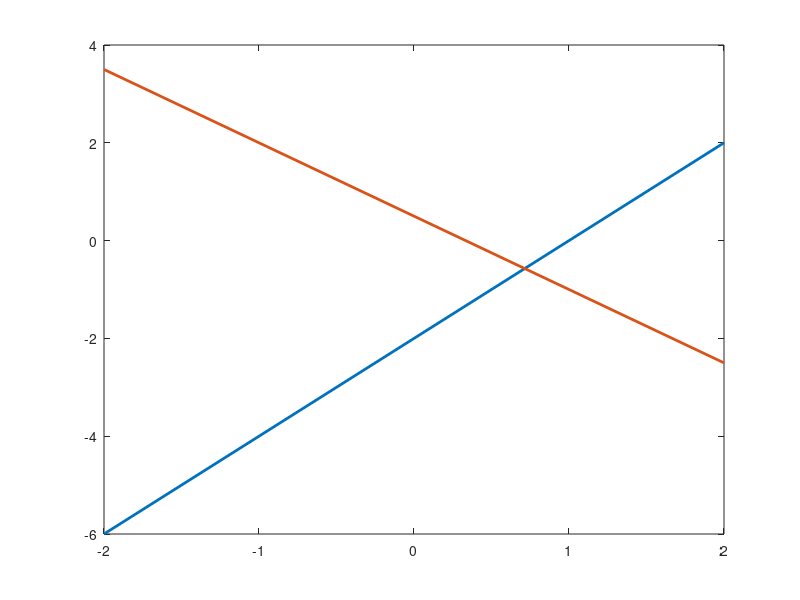

This chart was generated by the following MATLAB code: (Note: this script raises an error after producing the figure.)
% 1) Considerando o seguinte SELA:
% 2x-y=2
% 3x+2y=1
% a)Faça a representação gráfica do problema.
% b)Resolva o problema usando um método direto.
% c)Resolva o problema usando um método iterativo, com erro 0.001
%----------

close all
clear all
clc
%2x-y=2
%3x+2y=1

%---------------------
% Questão 1)a

%primeira equação
%2x-y=2
%2x-2=y
%y=2x-2
x=[-2,2];
y=x*2-2;
plot(x,y,"linewidth",2);

%segunda equação
%2y+3x=1
%2y=-3x+1
%y=-(3/2)x+1/2
x=[-2,2];
y=-(3/2)*x+1/2;
hold on
plot(x,y,"linewidth",2);

%---------------------------
% Questão 1)b
A=[2 -1;3 2];
b=[2;1];
x = SELA_givens(A,b);

plot(x(1),x(2),'ok',"linewidth",2,"markersize",20);

%----------------------------
% Questão 1)c
erro=0.001;
x0=[0;0];
kmax=10000;
x=gauss_jacobi( A, b, x0, kmax, erro);
x
plot(x(1),x(2),'or',"linewidth",2,"markersize",20);




